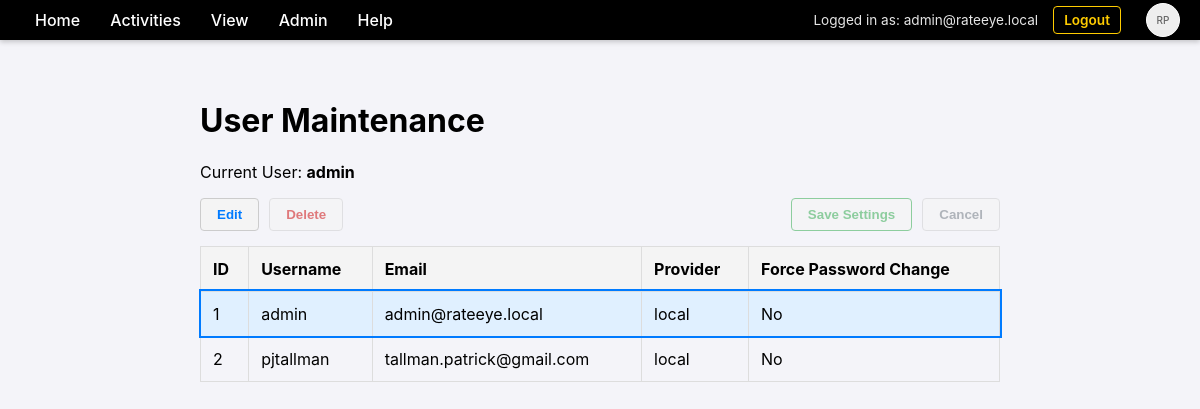
Page /admin/users (signed in) on the committed database.
### database.py (models this page shows)
class User(Base):
    __tablename__ = "users"
    id = Column(Integer, primary_key=True, index=True)
    username = Column(String, unique=True, index=True)
    email = Column(String, unique=True, index=True)
    hashed_password = Column(String, nullable=True)
    is_authorized = Column(Boolean, default=True)
    force_password_change = Column(Boolean, default=False)
    provider = Column(String, default="local")
    profile_json = Column(Text, nullable=True)
    photo_url = Column(String, nullable=True)
    settings = relationship("UserSetting", back_populates="user", cascade="all, delete-orphan")
    roles = relationship("Role", secondary=user_roles, back_populates="users")
    permissions = relationship("Permission", back_populates="user", cascade="all, delete-orphan")

### main.py (the view)
@app.get("/admin/users", response_class=HTMLResponse, tags=[PageType.MAINTENANCE])
async def list_users(
    request: Request,
    accept_language: str = Header(None),
    user: User = Depends(login_required),
    db: Session = Depends(get_db)
):
    t = get_text(accept_language)
    users = db.query(User).all()
    return templates.TemplateResponse(request, "admin_users.html", {"t": t, "users": users, "user": user})

### templates/admin_users.html (shortened to what this page needs)
{% extends "base.html" %}
{% block content %}
    <h1>{{ t.heading_user_maintenance }}</h1>
    <p>{{ t.label_current_user }}: <strong>{{ user.username or user.email }}</strong></p>
    <div class="action-bar">
        <div class="left-actions">
            <button id="btn-edit" class="btn-action btn-edit">{{ t.btn_edit }}</button>
            <button id="btn-delete" class="btn-action btn-delete">{{ t.btn_delete }}</button>
        </div>
        <div class="right-actions">
            <button id="btn-save" class="btn-action btn-save" disabled>{{ t.btn_save }}</button>
            <button id="btn-cancel" class="btn-action btn-cancel" disabled>{{ t.btn_cancel }}</button>
        </div>
    </div>
    <table id="user-table">
        <thead>
            <tr>
                <th>{{ t.th_id }}</th>
                <th>{{ t.th_username }}</th>
                <th>{{ t.th_email }}</th>
                <th>{{ t.th_provider }}</th>
                <th>{{ t.th_force_pw_change }}</th>
            </tr>
        </thead>
        <tbody>
            {% for u in users %}
            <tr id="row-{{ u.id }}" data-user-id="{{ u.id }}" data-is-self="{{ 'true' if u.id == user.id else 'false' }}">
                <td>{{ u.id }}</td>
                <td>{{ u.username or u.email.split('@')[0] }}</td>
                <td class="col-email" data-original="{{ u.email }}">{{ u.email }}</td>
                <td>{{ u.provider }}</td>
                <td class="col-force-pw" data-original="{{ 'true' if u.force_password_change else 'false' }}">
                    {{ t.msg_yes if u.force_password_change else t.msg_no }}
                </td>
            </tr>
            {% endfor %}
        </tbody>
    </table>
{% endblock %}

### templates/base.html (shortened to what this page needs)
<!DOCTYPE html>
<html>
<head>
    <link rel="stylesheet" href="/static/css/style.css">
</head>
<body>
    <div class="menu-bar">
        <div class="menu-item" data-href="/">{{ t.item_home or 'Home' }}</div>
        <div class="menu-item">{{ t.menu_activities or 'Activities' }}
        </div>
        <div class="menu-item">{{ t.menu_view }}
        </div>
        <div class="menu-item">{{ t.menu_admin or 'Admin' }}
        </div>
        <div class="menu-item">{{ t.menu_help }}
        </div>
        <div class="user-info">
            {% if user %}
                <span>{{ t.msg_logged_in_as }} {{ user.email }}</span>
                <a href="/logout" style="margin-right: 15px;">{{ t.nav_logout }}</a>
                <div class="menu-item" style="padding: 0;">
                    {% if user.photo_url %}
                        <img src="{{ user.photo_url }}" class="user-photo" alt="User Photo">
                    {% else %}
                        <div class="user-photo" style="display: flex; align-items: center; justify-content: center; font-size: 10px; color: #666;">
                            RP
                        </div>
                    {% endif %}
                </div>
            {% else %}
                <a href="/login">{{ t.nav_login }}</a>
                <a href="/register">{{ t.nav_register }}</a>
            {% endif %}
        </div>
    </div>
    <div class="content">
        {% block content %}{% endblock %}
    </div>
</body>
</html>

### static/css/style.css (style rules this page uses)
body { font-family: -apple-system, BlinkMacSystemFont, "Segoe UI", Roboto, Helvetica, Arial, sans-serif; margin: 0; padding: 0; background-color: #f4f4f9; }
.menu-bar { background-color: #000000; color: #ffffff; display: flex; padding: 0 20px; align-items: stretch; box-shadow: 0 2px 5px rgba(0,0,0,0.2); height: 40px; }
.menu-item { position: relative; padding: 0 15px; cursor: pointer; font-weight: 500; display: flex; align-items: center; }
.content { padding: 40px; max-width: 800px; margin: 0 auto; }
.user-info { margin-left: auto; display: flex; align-items: center; color: white; font-size: 0.85em; }
.user-info span { margin-right: 15px; opacity: 0.9; }
.user-info a { color: #ffcc00; font-weight: 600; text-decoration: none; padding: 5px 10px; border: 1px solid #ffcc00; border-radius: 4px; }
.user-photo { width: 32px; height: 32px; border-radius: 50%; background: #eee; margin-left: 10px; object-fit: cover; border: 1px solid #fff; }

### templates/admin_users.html (style rules this page uses)
table { width: 100%; border-collapse: collapse; margin-top: 10px; cursor: pointer; }
th, td { border: 1px solid #ddd; padding: 12px; text-align: left; }
th { background-color: #f4f4f4; }
.selected-row { background-color: #e0f0ff !important; outline: 2px solid #007bff; }
.action-bar { margin-bottom: 15px; display: flex; justify-content: space-between; align-items: center; }
.left-actions, .right-actions { display: flex; gap: 10px; }
.btn-action { padding: 8px 16px; font-weight: bold; cursor: pointer; border: 1px solid #ccc; background-color: #f4f4f4; border-radius: 4px; }
.btn-action:disabled { opacity: 0.5; cursor: not-allowed; }
.btn-delete { color: #c00; }
.btn-edit { color: #007bff; }
.btn-save { color: #28a745; border-color: #28a745; }
.btn-cancel { color: #6c757d; }

### rows in the picture
User: username "Admin", email "admin@rateeye.local", username "admin", id "1", provider "local", force_password_change "No"
User: id "2", username "pjtallman", email "tallman.patrick@gmail.com", provider "local", force_password_change "No"

### other values in the picture
{{ t.item_home or 'Home' }} "Home"
{{ t.menu_activities or 'Activities' }} "Activities"
{{ t.menu_view }} "View"
{{ t.menu_help }} "Help"
{{ t.msg_logged_in_as }} "Logged in as:"
{{ t.nav_logout }} "Logout"
{{ t.heading_user_maintenance }} "User Maintenance"
{{ t.label_current_user }} "Current User"
{{ t.btn_edit }} "Edit"
{{ t.btn_delete }} "Delete"
{{ t.btn_save }} "Save Settings"
{{ t.btn_cancel }} "Cancel"
{{ t.th_id }} "ID"
{{ t.th_username }} "Username"
{{ t.th_email }} "Email"
